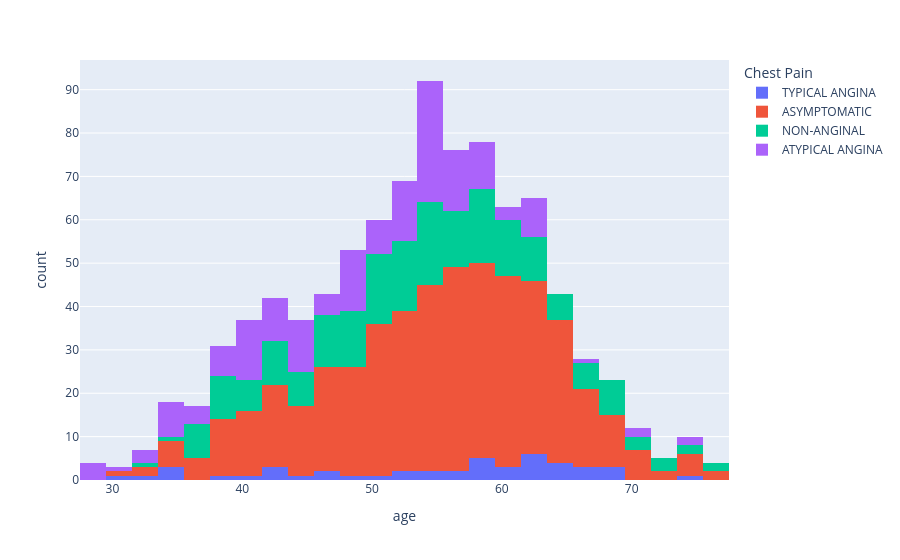

Source (notebook cell):
### Code cell
# Draw the Plot of Age Column Grouped by CP Column using Plotly
fig = px.histogram(data_frame=df, x='age', color=df['cp'].str.upper(), labels={'color': 'Chest Pain'})
fig.show()

### Figure 1 — Plotly figure (JSON) as saved in the notebook; plotly's stock layout.template omitted (floating-point values rounded to 4 significant figures; data arrays with more than 128 entries replaced by an {"elided": "..."} marker saying what was removed)
{"data": [{"bingroup": "x", "hovertemplate": "Chest Pain=TYPICAL ANGINA<br>age=%{x}<br>count=%{y}<extra></extra>", "legendgroup": "TYPICAL ANGINA", "marker": {"color": "#636efa", "pattern": {"shape": ""}}, "name": "TYPICAL ANGINA", "orientation": "v", "showlegend": true, "type": "histogram", "x": [63, 64, 58, 66, 69, 40, 51, 34, 52, 65, 59, 52, 42, 59, 69, 59, 38, 56, 61, 60, 59, 64, 45, 30, 35, 43, 47, 54, 57, 62, 34, 43, 46, 55, 32, 62, 62, 67, 67, 65, 49, 62, 61, 68, 74, 62], "xaxis": "x", "yaxis": "y"}, {"bingroup": "x", "hovertemplate": "Chest Pain=ASYMPTOMATIC<br>age=%{x}<br>count=%{y}<extra></extra>", "legendgroup": "ASYMPTOMATIC", "marker": {"color": "#EF553B", "pattern": {"shape": ""}}, "name": "ASYMPTOMATIC", "orientation": "v", "showlegend": true, "type": "histogram", "x": {"elided": "496 int values"}, "xaxis": "x", "yaxis": "y"}, {"bingroup": "x", "hovertemplate": "Chest Pain=NON-ANGINAL<br>age=%{x}<br>count=%{y}<extra></extra>", "legendgroup": "NON-ANGINAL", "marker": {"color": "#00cc96", "pattern": {"shape": ""}}, "name": "NON-ANGINAL", "orientation": "v", "showlegend": true, "type": "histogram", "x": {"elided": "204 int values"}, "xaxis": "x", "yaxis": "y"}, {"bingroup": "x", "hovertemplate": "Chest Pain=ATYPICAL ANGINA<br>age=%{x}<br>count=%{y}<extra></extra>", "legendgroup": "ATYPICAL ANGINA", "marker": {"color": "#ab63fa", "pattern": {"shape": ""}}, "name": "ATYPICAL ANGINA", "orientation": "v", "showlegend": true, "type": "histogram", "x": {"elided": "174 int values"}, "xaxis": "x", "yaxis": "y"}], "layout": {"barmode": "relative", "legend": {"title": {"text": "Chest Pain"}, "tracegroupgap": 0}, "margin": {"t": 60}, "xaxis": {"anchor": "y", "domain": [0, 1], "title": {"text": "age"}}, "yaxis": {"anchor": "x", "domain": [0, 1], "title": {"text": "count"}}}}
